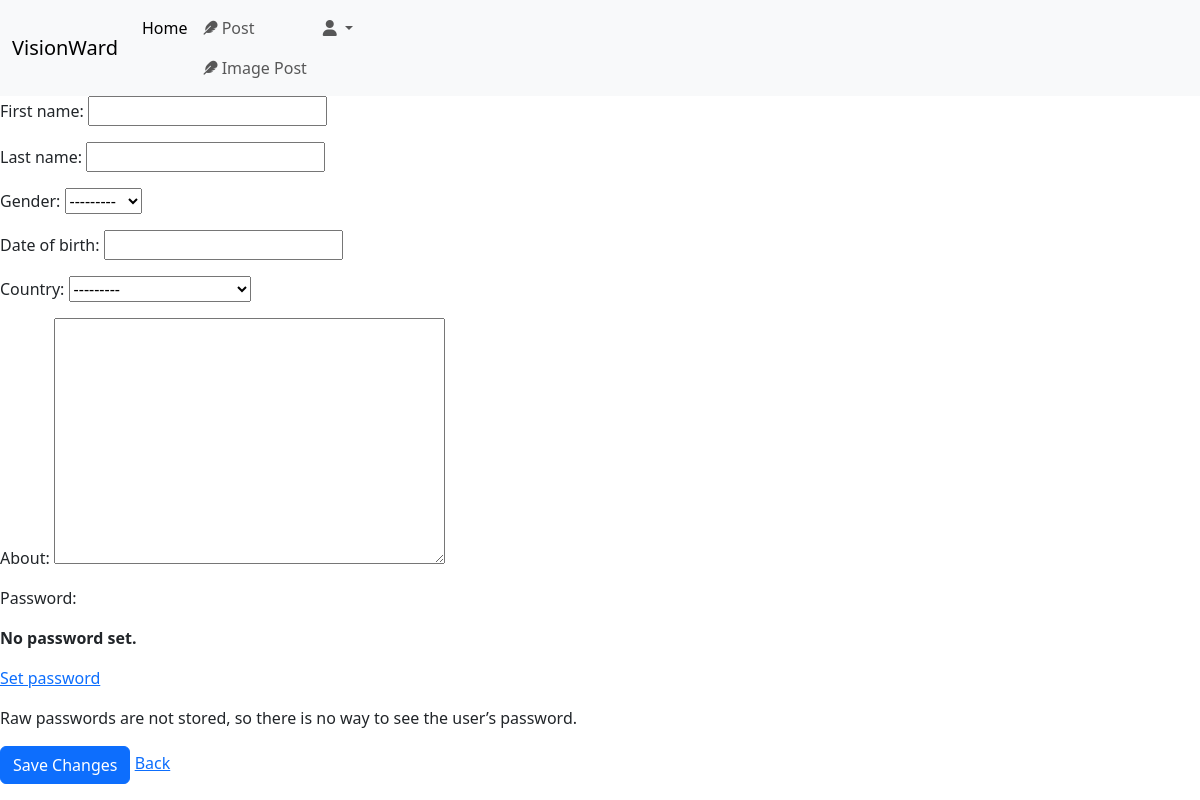
Page /user/dashboard/myprofile/ (signed in) on the earlier database version.
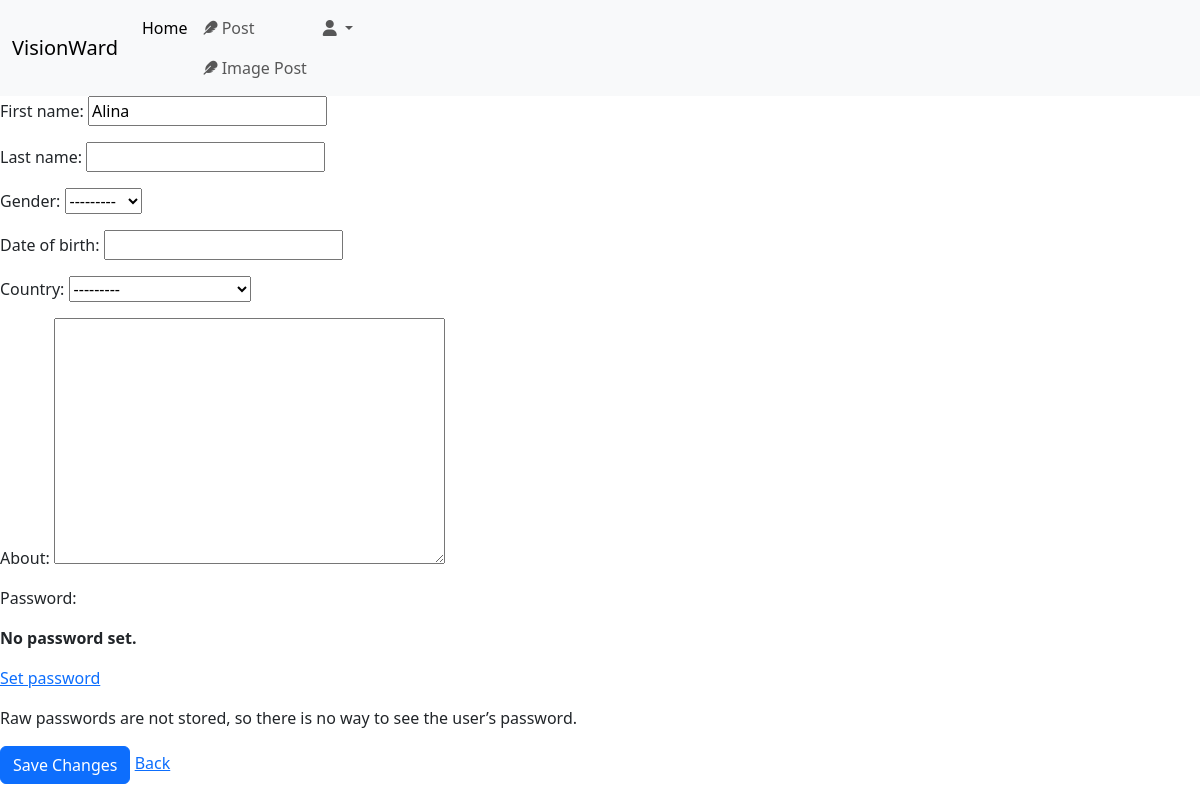
Same page on the later database version.
### user_app/models.py (models this page shows, shortened)
class CustomUserAccountModel(AbstractUser):
	gender_option = (
		('M', 'Male'),
		('F', 'Female'),
	)
	country = models.CharField(max_length=2, choices=COUNTRY_CHOICES, null=True, blank=True)
	gender = models.CharField(max_length=1, choices=gender_option, null=True, blank=True)
	date_of_birth = models.DateField(null=True, blank=True)
	about = models.TextField(max_length=1000, null=True, blank=True)
	joined_date = models.DateTimeField(default=timezone.now)
	is_active = models.BooleanField(default=True)

### user_app/views.py (the view, shortened to what this page needs)
# urls.py: path('dashboard/myprofile/', UserProfileView.as_view(), name='user-profile'),
class UserProfileView(LoginRequiredMixin, View):
	template_name = 'user_template/user_profile.html'
	login_url = 'login'
	def get(self, request, *args, **kwargs):
		form = CustomUserProfileChangeForm(instance=request.user)
		return render(request, self.template_name, {'form': form})

### user_app/forms.py
class CustomUserProfileChangeForm(UserChangeForm):
	class Meta:
		model = CustomUserAccountModel
		fields = [
			'first_name',
			'last_name',
			'gender',
			'date_of_birth',
			'country',
			'about'
		]

### templates/user_template/user_profile.html (shortened to what this page needs)
{% extends 'home_page_template/base.html' %}{% block title %}My Profile{% endblock %}
{% block content %}
    <form method="post">
        {{ form.as_p }}
        <button type="submit" class="btn btn-primary">Save Changes</button>
        <a href="{% url 'dashboard' %}">Back</a>
    </form>
{% endblock %}

Differences in the rows shown:
changed CustomUserAccountModel: first_name (not shown) → "Alina"
